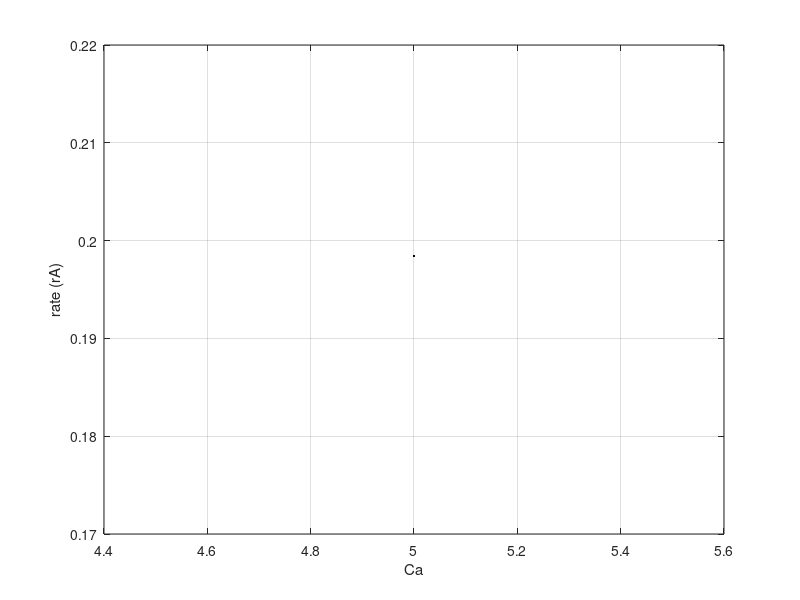

MATLAB code to generate this figure: (Note: this script raises an error after producing the figure.)
clear all
% Let's take inputs of rate expression parameters
fprintf('\n\n             [CHE331] COMPUTER ASSIGNMENT\n\n');
disp('The rate expression is: -rA = f(Ca) = k1Ca/(1 + k2Ca^2)');
disp('We are taking positive values of rate for simplicity. i.e. rA = k1Ca/(1 + k2Ca^2)');
k1 = input('\nEnter the value of rate constant k1: ');
k2 = input('Enter the value of rate constant k2: ');
Ca_i = input('Enter the initial value of Ca: ');
Ca_f = input('Enter the final value of Ca: ');

% k1 = 32;
% k2 = 3;
% Ca_i = 0;
% Ca_f = 20;
% Ca_d = 2.0;


% Create range of ca_i to ca_f with step size 0.01
Ca = Ca_i:0.001:Ca_f;

% Let's write reaction rate (-rA) as a function of Ca
rate = k1*Ca./(1+k2*Ca.^2);

% plot Ca vs rate
plot(Ca,rate,'k','LineWidth',1.5);
hold on
grid on
xlabel('Ca') 
ylabel('rate (rA)')

%(a)Let's Calculate derivative (of rate w.r.t. Ca) at a point Ca_d
drate = diff(rate)./diff(Ca);
Ca_d = input('\n(a): Enter the point at which you want to find derivative[d(rate)/d(Ca)]: ');
% derivative value
dtv_value = drate(find(Ca>=Ca_d,1));
fprintf('     The value of the derivative d(rate)/d(Ca) at ca=%.2f is %.6f.\n\n',Ca_d,dtv_value);

%(b)Let's find the area under the curve using trapezoidal rule of finding area
disp('(b): Enter the range in which area under the curve has to be calculated- ');
Ca1 = input('     Enter Initial value of the range: ');
Ca2 = input('     Enter Final value of the range: ');
Ca_range = Ca1:0.01:Ca2;
rate_range = k1*Ca_range./(1+k2*Ca_range.^2);
area = trapz(Ca_range,rate_range);
fprintf('     The area under the curve for given the range is: %.6f.\n\n',area);

%(c)Let's find the minimum and the maximum functional values
disp('(c): Enter the range in which maximum and minimum functional value has to be calculated- ');
Ca1 = input('     Enter Initial value of the range: ');
Ca2 = input('     Enter Final value of the range: ');
Ca_range = Ca1:0.01:Ca2;
rate_range = k1*Ca_range./(1+k2*Ca_range.^2);
[max_rate, ind_max] = max(rate_range);
[min_rate, ind_min] = min(rate_range);
% Let's find corresponding Ca values
max_Ca = Ca_range(ind_max);
min_Ca = Ca_range(ind_min);
% Let's Print the same and show both points on plot
fprintf('     The minimum functional value in the given range is: %.6f at Ca=%.2f.\n',min_rate,min_Ca);
fprintf('     i.e. (%.2f,%.6f)\n',min_Ca,min_rate);
scatter(min_Ca,min_rate, 50, 'r');
fprintf('     The maximum functional value in the given range is: %.6f at Ca=%.2f.\n',max_rate,max_Ca);
fprintf('     i.e. (%.2f,%.6f)\n\n',max_Ca,max_rate);
scatter(max_Ca,max_rate, 50, 'r');

%(d)Let's draw a straight line between two points (Ca1,rate1) and (Ca2,rate2)
disp('(d): Enter two points from which the straight line has to be drawn- ');
Ca1 = input('     Enter Ca value of first point: ');
Ca2 = input('     Enter Ca value of second point: ');
x = [Ca1,Ca2];
y = [rate(find(Ca>=Ca1,1)),rate(find(Ca>=Ca2,1))];
plot(x,y,'b','LineWidth',1.5);
% Let's find the slope and intercept of the line
p = polyfit(x, y, 1);
slope = p(1);
intercept = p(2);
fprintf('     The slope of the drawn line is: %.6f and the intercept is: %.6f.\n\n',slope,intercept);

% (e)Let's search for the point where the slope of the tangent is the same as the given slope of line drawn.
slope = input('(e): Enter a value of the slope: '); 
min_err_Ca = 0;
min_err_rate =0;
min_err = abs(drate(1)-slope);

for i = 1:length(Ca)-1
    if min_err > abs(drate(i)-slope)
        min_err = abs(drate(i)-slope);
        min_err_Ca = Ca(i);
        min_err_rate = rate(i);
    end
end

intercept = min_err_rate - slope*min_err_Ca;
len = input('     Enter length (projected on x-axis) of the tangent line: ');
x = [min_err_Ca-len/2,min_err_Ca+len/2];
y = [(slope*(min_err_Ca-len/2)+intercept),(slope*(min_err_Ca+len/2)+intercept)];
plot(x,y,'g','LineWidth',1.5);
fprintf('     At the point (%.2f,%.6f) the slope of the tangent is the same as the given slope.\n',min_err_Ca,min_err_rate);
